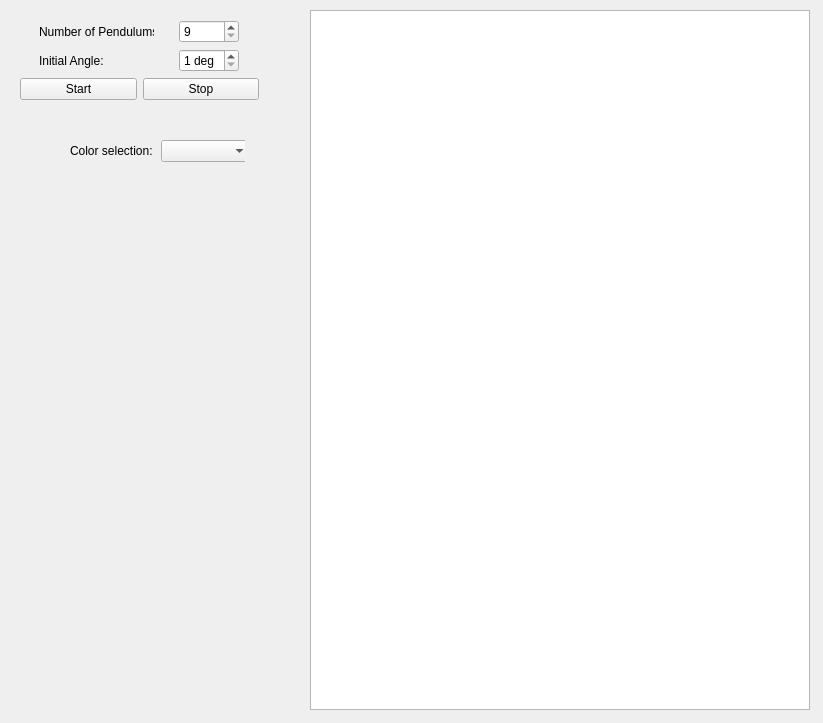
<?xml version="1.0" encoding="UTF-8"?>
<ui version="4.0">
 <class>Widget</class>
 <widget class="QWidget" name="Widget">
  <property name="geometry">
   <rect>
    <x>0</x>
    <y>0</y>
    <width>823</width>
    <height>723</height>
   </rect>
  </property>
  <property name="windowTitle">
   <string>Widget</string>
  </property>
  <widget class="QGraphicsView" name="graphicsView">
   <property name="geometry">
    <rect>
     <x>310</x>
     <y>10</y>
     <width>500</width>
     <height>700</height>
    </rect>
   </property>
   <property name="minimumSize">
    <size>
     <width>500</width>
     <height>700</height>
    </size>
   </property>
   <property name="maximumSize">
    <size>
     <width>500</width>
     <height>700</height>
    </size>
   </property>
  </widget>
  <widget class="QWidget" name="layoutWidget">
   <property name="geometry">
    <rect>
     <x>20</x>
     <y>20</y>
     <width>239</width>
     <height>81</height>
    </rect>
   </property>
   <layout class="QGridLayout" name="gridLayout">
    <item row="2" column="0">
     <widget class="QPushButton" name="pB_start">
      <property name="text">
       <string>Start</string>
      </property>
     </widget>
    </item>
    <item row="2" column="1">
     <widget class="QPushButton" name="pB_stop">
      <property name="text">
       <string>Stop</string>
      </property>
     </widget>
    </item>
    <item row="0" column="0" colspan="2">
     <layout class="QHBoxLayout" name="horizontalLayout">
      <item>
       <widget class="QLabel" name="label">
        <property name="minimumSize">
         <size>
          <width>115</width>
          <height>0</height>
         </size>
        </property>
        <property name="maximumSize">
         <size>
          <width>115</width>
          <height>16777215</height>
         </size>
        </property>
        <property name="text">
         <string>Number of Pendulums: </string>
        </property>
       </widget>
      </item>
      <item>
       <widget class="QSpinBox" name="sB_numOfPendulums">
        <property name="minimumSize">
         <size>
          <width>60</width>
          <height>0</height>
         </size>
        </property>
        <property name="maximumSize">
         <size>
          <width>60</width>
          <height>16777215</height>
         </size>
        </property>
        <property name="minimum">
         <number>9</number>
        </property>
        <property name="maximum">
         <number>24</number>
        </property>
        <property name="value">
         <number>9</number>
        </property>
       </widget>
      </item>
     </layout>
    </item>
    <item row="1" column="0" colspan="2">
     <layout class="QHBoxLayout" name="horizontalLayout_2">
      <item>
       <widget class="QLabel" name="label_2">
        <property name="minimumSize">
         <size>
          <width>115</width>
          <height>0</height>
         </size>
        </property>
        <property name="maximumSize">
         <size>
          <width>115</width>
          <height>16777215</height>
         </size>
        </property>
        <property name="text">
         <string>Initial Angle: </string>
        </property>
       </widget>
      </item>
      <item>
       <widget class="QSpinBox" name="sB_initialAngle">
        <property name="minimumSize">
         <size>
          <width>60</width>
          <height>0</height>
         </size>
        </property>
        <property name="maximumSize">
         <size>
          <width>60</width>
          <height>16777215</height>
         </size>
        </property>
        <property name="suffix">
         <string> deg</string>
        </property>
        <property name="minimum">
         <number>1</number>
        </property>
        <property name="maximum">
         <number>10</number>
        </property>
       </widget>
      </item>
     </layout>
    </item>
   </layout>
  </widget>
  <widget class="QWidget" name="layoutWidget">
   <property name="geometry">
    <rect>
     <x>70</x>
     <y>140</y>
     <width>175</width>
     <height>22</height>
    </rect>
   </property>
   <layout class="QHBoxLayout" name="horizontalLayout_3">
    <item>
     <widget class="QLabel" name="label_3">
      <property name="text">
       <string>Color selection: </string>
      </property>
     </widget>
    </item>
    <item>
     <widget class="QComboBox" name="cB_colors">
      <property name="minimumSize">
       <size>
        <width>90</width>
        <height>0</height>
       </size>
      </property>
     </widget>
    </item>
   </layout>
  </widget>
 </widget>
 <resources/>
 <connections/>
</ui>
